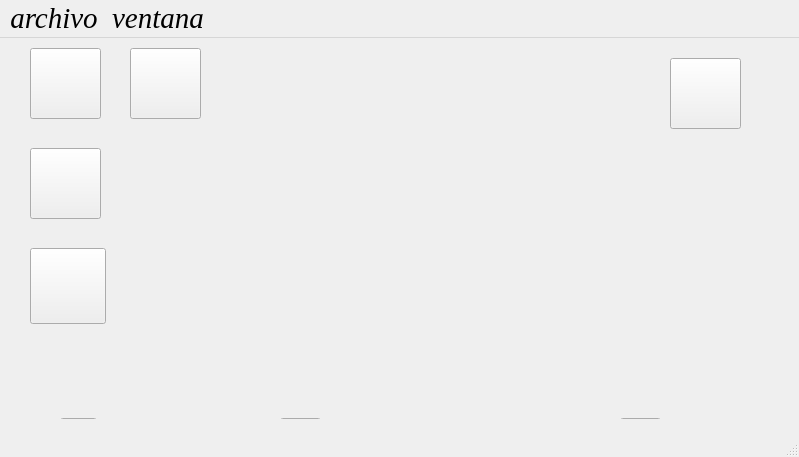
<?xml version="1.0" encoding="UTF-8"?>
<ui version="4.0">
 <class>MainWindow</class>
 <widget class="QMainWindow" name="MainWindow">
  <property name="geometry">
   <rect>
    <x>0</x>
    <y>0</y>
    <width>799</width>
    <height>457</height>
   </rect>
  </property>
  <property name="font">
   <font>
    <family>Times New Roman</family>
    <pointsize>22</pointsize>
    <italic>true</italic>
    <bold>false</bold>
   </font>
  </property>
  <property name="windowTitle">
   <string>MainWindow</string>
  </property>
  <property name="autoFillBackground">
   <bool>false</bool>
  </property>
  <property name="styleSheet">
   <string notr="true">#centralwidget{ 
background-image: url(://sii.png)
}
</string>
  </property>
  <property name="animated">
   <bool>true</bool>
  </property>
  <widget class="QWidget" name="centralwidget">
   <property name="statusTip">
    <string/>
   </property>
   <widget class="QPushButton" name="music">
    <property name="geometry">
     <rect>
      <x>30</x>
      <y>210</y>
      <width>76</width>
      <height>76</height>
     </rect>
    </property>
    <property name="font">
     <font>
      <family>Times New Roman</family>
      <pointsize>22</pointsize>
      <italic>false</italic>
      <bold>true</bold>
      <underline>false</underline>
      <strikeout>false</strikeout>
     </font>
    </property>
    <property name="styleSheet">
     <string notr="true">#music{ 
background-image: url(://bb.png)
}
</string>
    </property>
    <property name="text">
     <string/>
    </property>
    <property name="checkable">
     <bool>false</bool>
    </property>
   </widget>
   <widget class="QPushButton" name="juegos">
    <property name="geometry">
     <rect>
      <x>670</x>
      <y>20</y>
      <width>71</width>
      <height>71</height>
     </rect>
    </property>
    <property name="font">
     <font>
      <family>Times New Roman</family>
      <pointsize>22</pointsize>
      <italic>false</italic>
      <bold>true</bold>
      <underline>false</underline>
      <strikeout>false</strikeout>
     </font>
    </property>
    <property name="styleSheet">
     <string notr="true">#juegos{ 
background-image: url(://hg.png)
}
</string>
    </property>
    <property name="text">
     <string/>
    </property>
    <property name="checkable">
     <bool>false</bool>
    </property>
   </widget>
   <widget class="QPushButton" name="house">
    <property name="geometry">
     <rect>
      <x>30</x>
      <y>110</y>
      <width>71</width>
      <height>71</height>
     </rect>
    </property>
    <property name="font">
     <font>
      <family>Times New Roman</family>
      <pointsize>22</pointsize>
      <italic>false</italic>
      <bold>true</bold>
      <underline>false</underline>
      <strikeout>false</strikeout>
     </font>
    </property>
    <property name="styleSheet">
     <string notr="true">#house{ 
background-image: url(://smartpps.png)
}
</string>
    </property>
    <property name="text">
     <string/>
    </property>
    <property name="checkable">
     <bool>false</bool>
    </property>
   </widget>
   <widget class="QPushButton" name="calendario">
    <property name="geometry">
     <rect>
      <x>280</x>
      <y>380</y>
      <width>41</width>
      <height>41</height>
     </rect>
    </property>
    <property name="font">
     <font>
      <kerning>true</kerning>
     </font>
    </property>
    <property name="whatsThis">
     <string>&lt;html&gt;&lt;head/&gt;&lt;body&gt;&lt;pre style=&quot;-qt-paragraph-type:empty; margin-top:0px; margin-bottom:10px; margin-left:0px; margin-right:0px; -qt-block-indent:0; text-indent:0px; line-height:142.857%; font-family:'Courier New'; background-color:#ffffff;&quot;&gt;&lt;br/&gt;&lt;/pre&gt;&lt;/body&gt;&lt;/html&gt;</string>
    </property>
    <property name="styleSheet">
     <string notr="true">#calendario{
background-image: url(://18.png);
}</string>
    </property>
    <property name="text">
     <string/>
    </property>
   </widget>
   <widget class="QLabel" name="label">
    <property name="geometry">
     <rect>
      <x>30</x>
      <y>380</y>
      <width>741</width>
      <height>41</height>
     </rect>
    </property>
    <property name="styleSheet">
     <string notr="true">#label{ 
background-image: url(://barra.png)
}
</string>
    </property>
    <property name="text">
     <string/>
    </property>
   </widget>
   <widget class="QPushButton" name="calculadora">
    <property name="geometry">
     <rect>
      <x>60</x>
      <y>380</y>
      <width>37</width>
      <height>35</height>
     </rect>
    </property>
    <property name="font">
     <font>
      <kerning>true</kerning>
     </font>
    </property>
    <property name="whatsThis">
     <string>&lt;html&gt;&lt;head/&gt;&lt;body&gt;&lt;pre style=&quot;-qt-paragraph-type:empty; margin-top:0px; margin-bottom:10px; margin-left:0px; margin-right:0px; -qt-block-indent:0; text-indent:0px; line-height:142.857%; font-family:'Courier New'; background-color:#ffffff;&quot;&gt;&lt;br/&gt;&lt;/pre&gt;&lt;/body&gt;&lt;/html&gt;</string>
    </property>
    <property name="styleSheet">
     <string notr="true">#calculadora{
background-image: url(://logo.png);
}</string>
    </property>
    <property name="text">
     <string/>
    </property>
   </widget>
   <widget class="QPushButton" name="app">
    <property name="geometry">
     <rect>
      <x>620</x>
      <y>380</y>
      <width>41</width>
      <height>40</height>
     </rect>
    </property>
    <property name="font">
     <font>
      <kerning>true</kerning>
     </font>
    </property>
    <property name="whatsThis">
     <string>&lt;html&gt;&lt;head/&gt;&lt;body&gt;&lt;pre style=&quot;-qt-paragraph-type:empty; margin-top:0px; margin-bottom:10px; margin-left:0px; margin-right:0px; -qt-block-indent:0; text-indent:0px; line-height:142.857%; font-family:'Courier New'; background-color:#ffffff;&quot;&gt;&lt;br/&gt;&lt;/pre&gt;&lt;/body&gt;&lt;/html&gt;</string>
    </property>
    <property name="styleSheet">
     <string notr="true">#app{
background-image: url(://aapps.png);
}</string>
    </property>
    <property name="text">
     <string/>
    </property>
   </widget>
   <widget class="QPushButton" name="chatear">
    <property name="geometry">
     <rect>
      <x>30</x>
      <y>10</y>
      <width>71</width>
      <height>71</height>
     </rect>
    </property>
    <property name="font">
     <font>
      <family>Times New Roman</family>
      <pointsize>22</pointsize>
      <italic>false</italic>
      <bold>true</bold>
      <underline>false</underline>
      <strikeout>false</strikeout>
     </font>
    </property>
    <property name="styleSheet">
     <string notr="true">#chatear{ 
background-image: url(://logo1.png)
}
</string>
    </property>
    <property name="text">
     <string/>
    </property>
    <property name="checkable">
     <bool>false</bool>
    </property>
   </widget>
   <widget class="QWidget" name="ocultar" native="true">
    <property name="geometry">
     <rect>
      <x>0</x>
      <y>0</y>
      <width>211</width>
      <height>81</height>
     </rect>
    </property>
    <property name="styleSheet">
     <string notr="true">#ocultar{ 
background-image: url(://sii.png)
}
</string>
    </property>
   </widget>
   <widget class="QPushButton" name="word">
    <property name="geometry">
     <rect>
      <x>130</x>
      <y>10</y>
      <width>71</width>
      <height>71</height>
     </rect>
    </property>
    <property name="font">
     <font>
      <family>Times New Roman</family>
      <pointsize>22</pointsize>
      <italic>false</italic>
      <bold>true</bold>
      <underline>false</underline>
      <strikeout>false</strikeout>
     </font>
    </property>
    <property name="styleSheet">
     <string notr="true">#word{ 
background-image: url(://word.png)
}
</string>
    </property>
    <property name="text">
     <string/>
    </property>
    <property name="checkable">
     <bool>false</bool>
    </property>
   </widget>
   <zorder>word</zorder>
   <zorder>chatear</zorder>
   <zorder>label</zorder>
   <zorder>calendario</zorder>
   <zorder>music</zorder>
   <zorder>house</zorder>
   <zorder>calculadora</zorder>
   <zorder>app</zorder>
   <zorder>ocultar</zorder>
   <zorder>juegos</zorder>
  </widget>
  <widget class="QMenuBar" name="menubar">
   <property name="geometry">
    <rect>
     <x>0</x>
     <y>0</y>
     <width>799</width>
     <height>22</height>
    </rect>
   </property>
   <widget class="QMenu" name="menuarchivo">
    <property name="title">
     <string>archivo</string>
    </property>
   </widget>
   <widget class="QMenu" name="menuventana">
    <property name="title">
     <string>ventana</string>
    </property>
   </widget>
   <addaction name="menuarchivo"/>
   <addaction name="menuventana"/>
  </widget>
  <widget class="QStatusBar" name="statusbar"/>
 </widget>
 <resources/>
 <connections/>
</ui>
